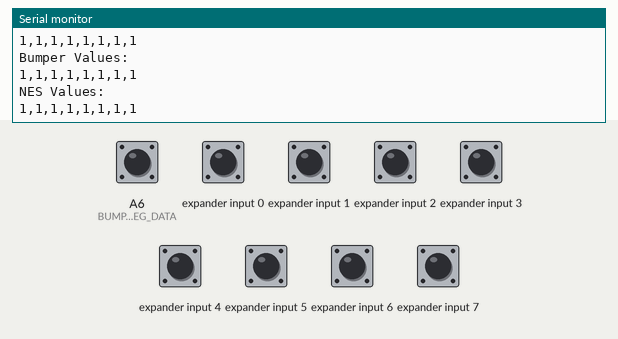
This program was run on a simulated Arduino Nano 33 BLE. Parts: the last lines printed to the serial monitor. Wiring (inferred from the names in the program): NES/SNES game pad: load A3; clock A2; serial out D8. Inputs (shaded band) come from the test bench; at power-on: A6 (BUMPER_SHIFT_REG_DATA), expander input 0–7 HIGH.

Above: at 1.2 s.
1.3 s: A6 (BUMPER_SHIFT_REG_DATA) pulled LOW for 0.15 s
2.9 s: expander input 0 driven LOW
At 2.93 s:
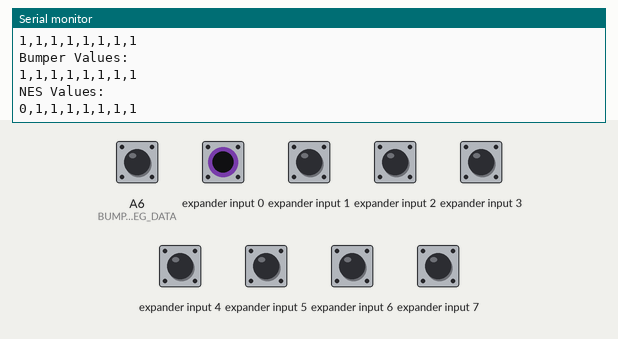
4.4 s: expander input 1 driven LOW
At 4.44 s:
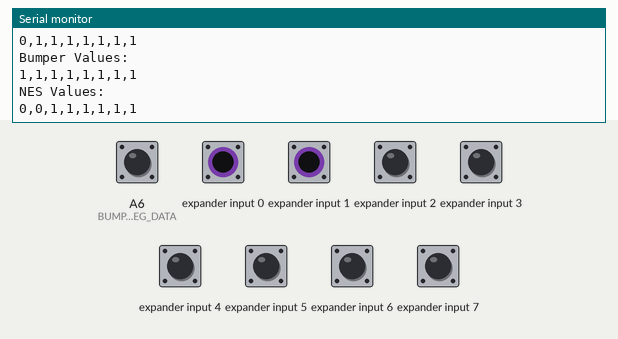
5.9 s: expander input 2 driven LOW
At 5.95 s:
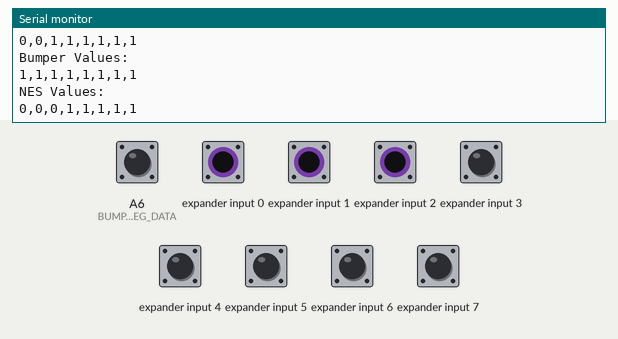
7.4 s: expander input 3 driven LOW
At 7.46 s:
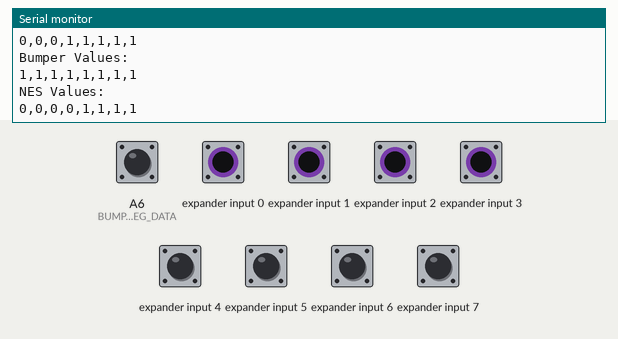
8.9 s: expander input 4 driven LOW
At 8.97 s:
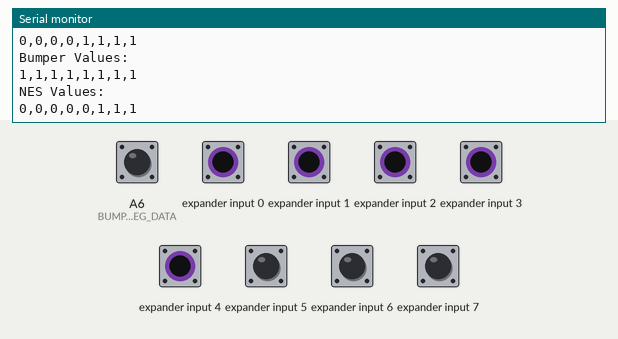

The program:

main.cpp
```cpp
// (licence header left out)
//  ██████╗ ██████╗  ██████╗      ██╗███████╗ ██████╗████████╗
//  ██╔══██╗██╔══██╗██╔═══██╗     ██║██╔════╝██╔════╝╚══██╔══╝
//  ██████╔╝██████╔╝██║   ██║     ██║█████╗  ██║        ██║
//  ██╔═══╝ ██╔══██╗██║   ██║██   ██║██╔══╝  ██║        ██║
//  ██║     ██║  ██║╚██████╔╝╚█████╔╝███████╗╚██████╗   ██║
//  ╚═╝     ╚═╝  ╚═╝ ╚═════╝  ╚════╝ ╚══════╝ ╚═════╝   ╚═╝
//
//   █████╗    ██╗        ██╗   ███████╗   ███╗   ██╗
//  ██╔══██╗   ██║        ██║   ██╔════╝   ████╗  ██║
//  ███████║   ██║        ██║   █████╗     ██╔██╗ ██║
//  ██╔══██║   ██║        ██║   ██╔══╝     ██║╚██╗██║
//  ██║  ██║██╗███████╗██╗██║██╗███████╗██╗██║ ╚████║██╗
//  ╚═╝  ╚═╝╚═╝╚══════╝╚═╝╚═╝╚═╝╚══════╝╚═╝╚═╝  ╚═══╝╚═╝

// Ascii text generated at https://patorjk.com/software/taag/
// Font used - ANSI Shadow

#include <Arduino.h>

#include "binary.h"
#include "systemInfo.h"

/**
 * @brief Reads two bytes from two separate 4021 shift registers.
 * Both shift registers are connected to the same clock and load pin, but have
 * separate data pins.
 *
 * @param dataPin1 The data pin for the first shift register.
 * @param dataPin2 The data pin for the second shift register.
 * @param loadPin The load pin for both shift registers.
 * @param clockPin The clock pin for both shift registers.
 * @param byte1 The byte to store the data from the first shift register.
 * @param byte2 The byte to store the data from the second shift register.
 */
void readTwoSeparateBytes(int dataPin1, int dataPin2, int loadPin, int clockPin,
                          uint8_t *byte1, uint8_t *byte2) {
    // Create a byte for storing the received data from the shift register.
    uint8_t shiftRegister1Contents = 0;
    uint8_t shiftRegister2Contents = 0;

    // Pulse the load pin to load the button states into the shift
    // register.
    digitalWrite(loadPin, LOW);
    delayMicroseconds(10);
    digitalWrite(loadPin, HIGH);
    delayMicroseconds(10);
    digitalWrite(loadPin, LOW);

    // For each button,
    for (uint8_t i = 0; i < 8; i++) {
        // Shift the received data up by one.
        shiftRegister1Contents <<= 1;
        shiftRegister2Contents <<= 1;

        // Load the available bit from the shift registers into the lsb of the
        // received data byte.
        shiftRegister1Contents |= digitalRead(dataPin1);
        shiftRegister2Contents |= digitalRead(dataPin2);

        // Pulse the clock pin to shift the data inside the shift registers.
        digitalWrite(clockPin, LOW);
        delayMicroseconds(10);
        digitalWrite(clockPin, HIGH);
        delayMicroseconds(10);
    }
    *byte1 = shiftRegister1Contents;
    *byte2 = shiftRegister2Contents;
}

void setup() {
    // Initialize serial communication
    Serial.begin(SERIAL_BAUD_RATE);

    pinMode(NES_SHIFT_REG_DATA, INPUT_PULLUP);
    pinMode(BUMPER_SHIFT_REG_DATA, INPUT_PULLUP);
    pinMode(COMMON_SHIFT_REG_LOAD, OUTPUT);
    pinMode(COMMON_SHIFT_REG_CLOCK, OUTPUT);
}

void loop() {
    byte bumper1, NESValue;

    readTwoSeparateBytes(BUMPER_SHIFT_REG_DATA, NES_SHIFT_REG_DATA,
                         COMMON_SHIFT_REG_LOAD, COMMON_SHIFT_REG_CLOCK,
                         &bumper1, &NESValue);

    Serial.println("Bumper Values:");
    printByte(bumper1, ",");
    Serial.println("NES Values:");
    printByte(NESValue, ",");
    Serial.println();
    delay(100);
}
```

systemInfo.h
```cpp
// (licence header left out)
#ifndef SYSTEM_INFO_H
#define SYSTEM_INFO_H

// Serial
#define SERIAL_BAUD_RATE 230400

// Shift registers
#define BUMPER_SHIFT_REG_DATA A6
#define NES_SHIFT_REG_DATA D8
#define COMMON_SHIFT_REG_LOAD A3
#define COMMON_SHIFT_REG_CLOCK A2

#endif  // SYSTEM_INFO_H
```

Measured:
- after the input at 2.9 s, the serial monitor: prints a new line at once (image 1)
- after the input at 4.4 s, the serial monitor: prints a new line at once (image 2)
- after the input at 5.9 s, the serial monitor: prints a new line after 0.05 s (image 3)
- after the input at 7.4 s, the serial monitor: prints a new line after 0.06 s (image 4)
- after the input at 8.9 s, the serial monitor: prints a new line after 0.07 s (image 5)
